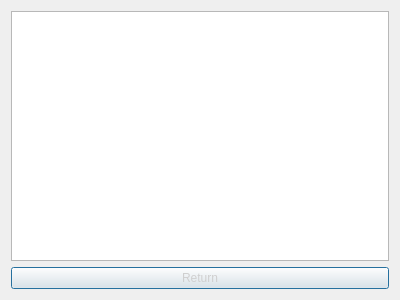
<?xml version="1.0" encoding="UTF-8"?>
<ui version="4.0">
 <class>Workers</class>
 <widget class="QDialog" name="Workers">
  <property name="geometry">
   <rect>
    <x>0</x>
    <y>0</y>
    <width>400</width>
    <height>300</height>
   </rect>
  </property>
  <property name="windowTitle">
   <string>Dialog</string>
  </property>
  <property name="styleSheet">
   <string notr="true">background-image: url(:/StartWindow/Design/Фон/ColorResponse.png);
color: rgb(0, 0, 0);</string>
  </property>
  <layout class="QGridLayout" name="gridLayout">
   <item row="0" column="0">
    <widget class="QColumnView" name="columnView">
     <property name="styleSheet">
      <string notr="true">background-image: url(:/StartWindow/Design/Фон/white.jpg);</string>
     </property>
    </widget>
   </item>
   <item row="1" column="0">
    <widget class="QPushButton" name="pushButton">
     <property name="styleSheet">
      <string notr="true">color: rgb(207, 207, 207);</string>
     </property>
     <property name="text">
      <string>Return</string>
     </property>
    </widget>
   </item>
  </layout>
 </widget>
 <resources/>
 <connections/>
</ui>
